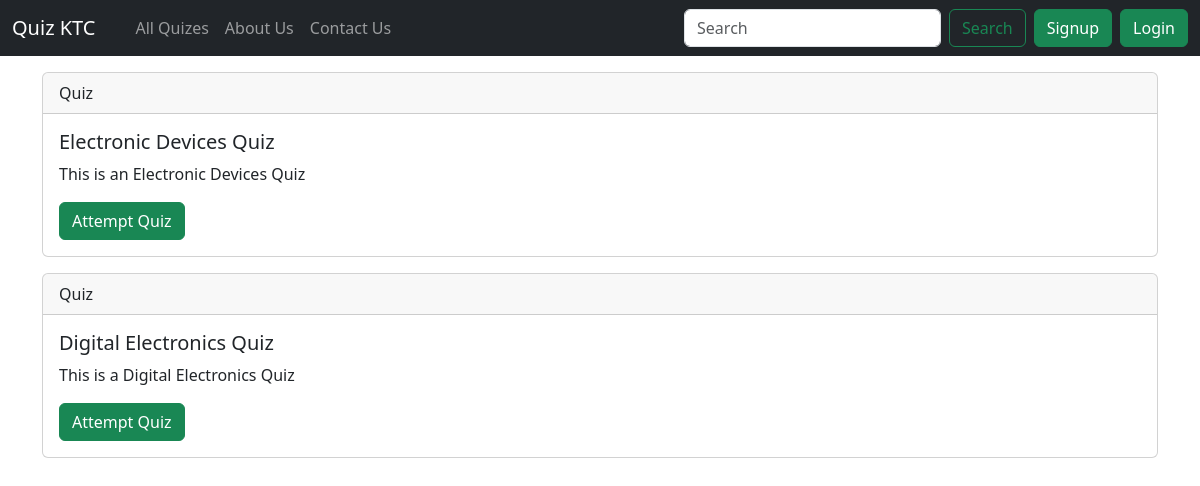
The page / on the database its author committed.
### home/models.py (models this page shows)
class Quiz(models.Model):
    quiz_id = models.BigAutoField(primary_key=True)
    name = models.CharField(max_length=100, blank=True, null=True)
    desc = models.CharField(max_length=100, blank=True, null=True)
    marks = models.IntegerField(blank=True, null=True)
    created_at = models.DateTimeField(auto_now_add=True, blank=True, null=True)
    def __str__(self):
        return self.name

### home/views.py (the view)
# urls.py: path("", views.index, name="index"),
def index(request):
    quiz = Quiz.objects.all()
    context = {"quiz" : quiz}
    return render(request, template_name='index.html', context=context)

### templates/index.html (shortened to what this page needs)
{% extends "base.html" %}
{% block body %}
{% if quiz != null %}
{% for q in quiz %}
<div class="container my-3">
  <div class="card">
    <div class="card-header">
      Quiz
    </div>
    <div class="card-body">
      <h5 class="card-title">{{ q }}</h5>
      <p class="card-text"> {{ q.desc }} </p>
        <a href="/quiz/{{q.quiz_id}}" class="btn btn-success">Attempt Quiz</a>
    </div>
  </div>
</div>
{% endfor %}
{% endif %}
{% endblock body %}

### rows shown on the page
Quiz: name "Electronic Devices Quiz", desc "This is an Electronic Devices Quiz"
Quiz: name "Digital Electronics Quiz", desc "This is a Digital Electronics Quiz"
